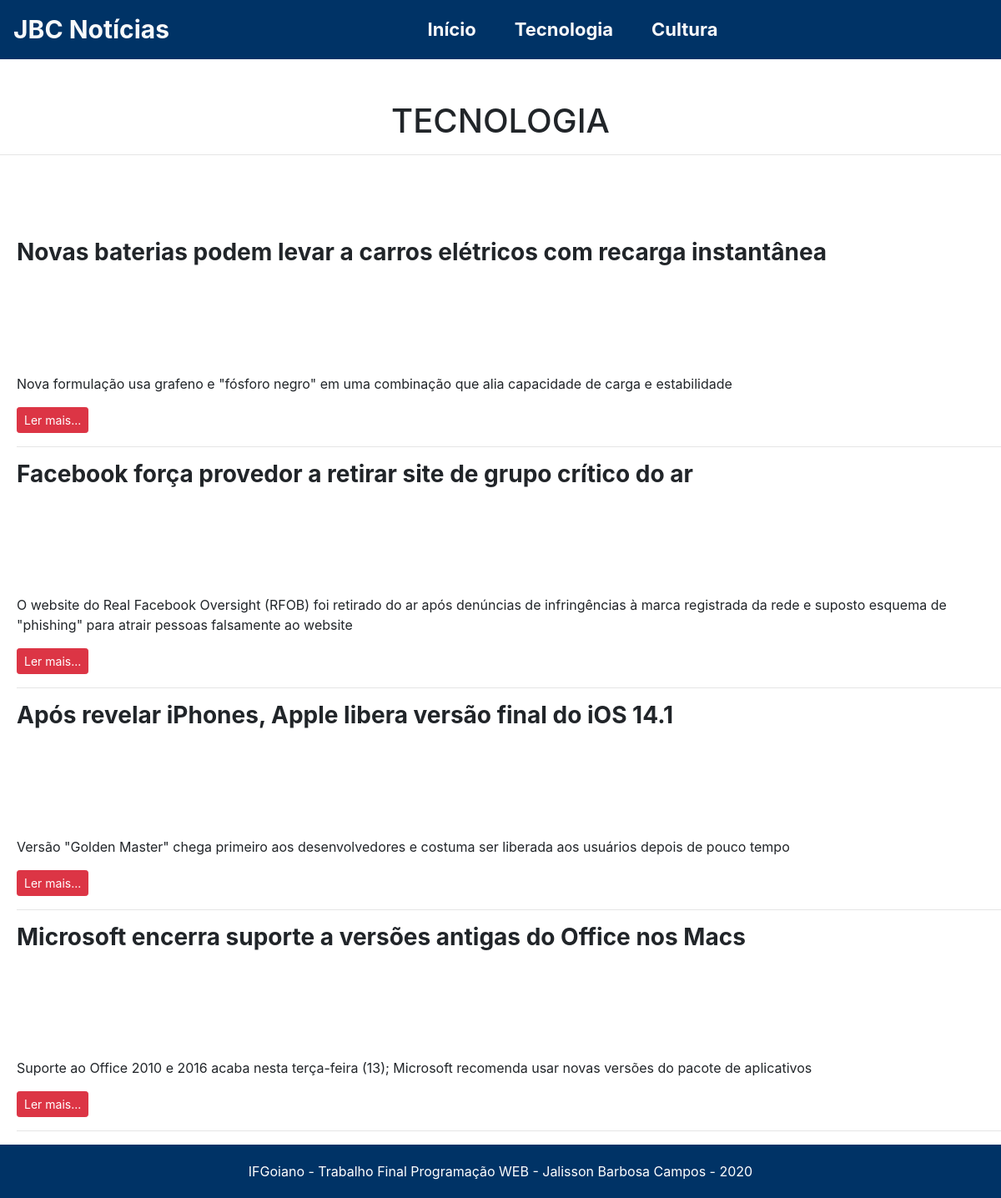
Page /maintecnologia.php on the committed database.
### tables this page shows
CREATE TABLE `noticias` (
  `idNoticia` int(11) NOT NULL,
  `Categoria` int(11) NOT NULL,
  `Titulo` text NOT NULL,
  `Subtitulo` text NOT NULL,
  `Materia` text NOT NULL
);

### maintecnologia.php (the view, shortened to what this page needs)
<!DOCTYPE html>
<html lang="en">
<head>
    <link rel="stylesheet" href="https://cdn.jsdelivr.net/npm/bootstrap@4.5.3/dist/css/bootstrap.min.css">
    <link rel="stylesheet" href="css/style.css">
    <link rel="stylesheet" href="https://cdnjs.cloudflare.com/ajax/libs/animate.css/4.1.1/animate.min.css"/>
</head>
<body>
    <div class="row">
      <div class="col-md-12">
    <nav class="navbar navbar-expand-lg  navbar-light" style="background-color: #003366; font-size: 22px;">
      <a style="font-size: 30px;" class="navbar-brand text-light" href="index.php"><strong>JBC Notícias</strong></a>
      <div class="collapse navbar-collapse justify-content-center " id="navbarNav">
        <ul class="navbar-nav">
          <li class="nav-item">
              <a style="margin-right: 30px;" class="nav-link text-light" href="index.php"><strong>Início</strong></a>
            </li>
          <li class="nav-item">
            <a style="margin-right: 30px;" class="nav-link text-light" href="maintecnologia.php"><strong>Tecnologia</strong></a>
          </li>
          <li class="nav-item">
            <a style="margin-right: 30px;" class="nav-link text-light" href="maincultura.php"><strong>Cultura</strong></a>
          </li>
        </ul>
      </div>
  </div>
</div>
       <div style="margin-top: 50px;" class="row">
           <div class="col-md-12">
               <h1 class="animate__animated animate__fadeInLeft" style="text-align: center;">TECNOLOGIA</h1>
               <hr>
   <div style="margin-top: 100px;" class="row">
          <div class="col-md-12">
            <div style="margin-left: 20px;">
     <?php
$conexao = mysqli_connect("localhost","root","","jbc_noticias");
$sql = "SELECT * FROM Noticias WHERE Categoria = 1  ORDER BY idNoticia ASC";
$rs = mysqli_query($conexao, $sql);
while($reg = mysqli_fetch_assoc($rs)){
?>
              <h3><strong><a style="text-decoration: none; color: inherit;" href=""><?php echo $reg["Titulo"]; ?></a></strong></h3>
              <br><br><br><br><br>
              <p><?php echo $reg["Subtitulo"]; ?></p>
              <a href="noticia.php?idNoticia=<?php echo $reg["idNoticia"]; ?>" class="btn btn-danger btn-sm">Ler mais...</a> <hr>
<?php
}
?>
</div>
    <footer style="background-color: #003366; padding: 20px; text-align:center; color: white;">
      IFGoiano - Trabalho Final Programação WEB - Jalisson Barbosa Campos - 2020
    </footer>
    </div>
</body>
</html>

### rows in the picture
noticias: Titulo "Novas baterias podem levar a carros elétricos com recarga instantânea", Subtitulo "Nova formulação usa grafeno e \"fósforo negro\" em uma combinação que alia capacidade de carga e estabilidade"
noticias: Titulo "Facebook força provedor a retirar site de grupo crítico do ar", Subtitulo "O website do Real Facebook Oversight (RFOB) foi retirado do ar após denúncias de infringências à marca registrada da rede e suposto esquema de \"phishing\" para atrair pessoas falsamente ao website"
noticias: Titulo "Após revelar iPhones, Apple libera versão final do iOS 14.1", Subtitulo "Versão \"Golden Master\" chega primeiro aos desenvolvedores e costuma ser liberada aos usuários depois de pouco tempo"
noticias: Titulo "Microsoft encerra suporte a versões antigas do Office nos Macs", Subtitulo "Suporte ao Office 2010 e 2016 acaba nesta terça-feira (13); Microsoft recomenda usar novas versões do pacote de aplicativos"
